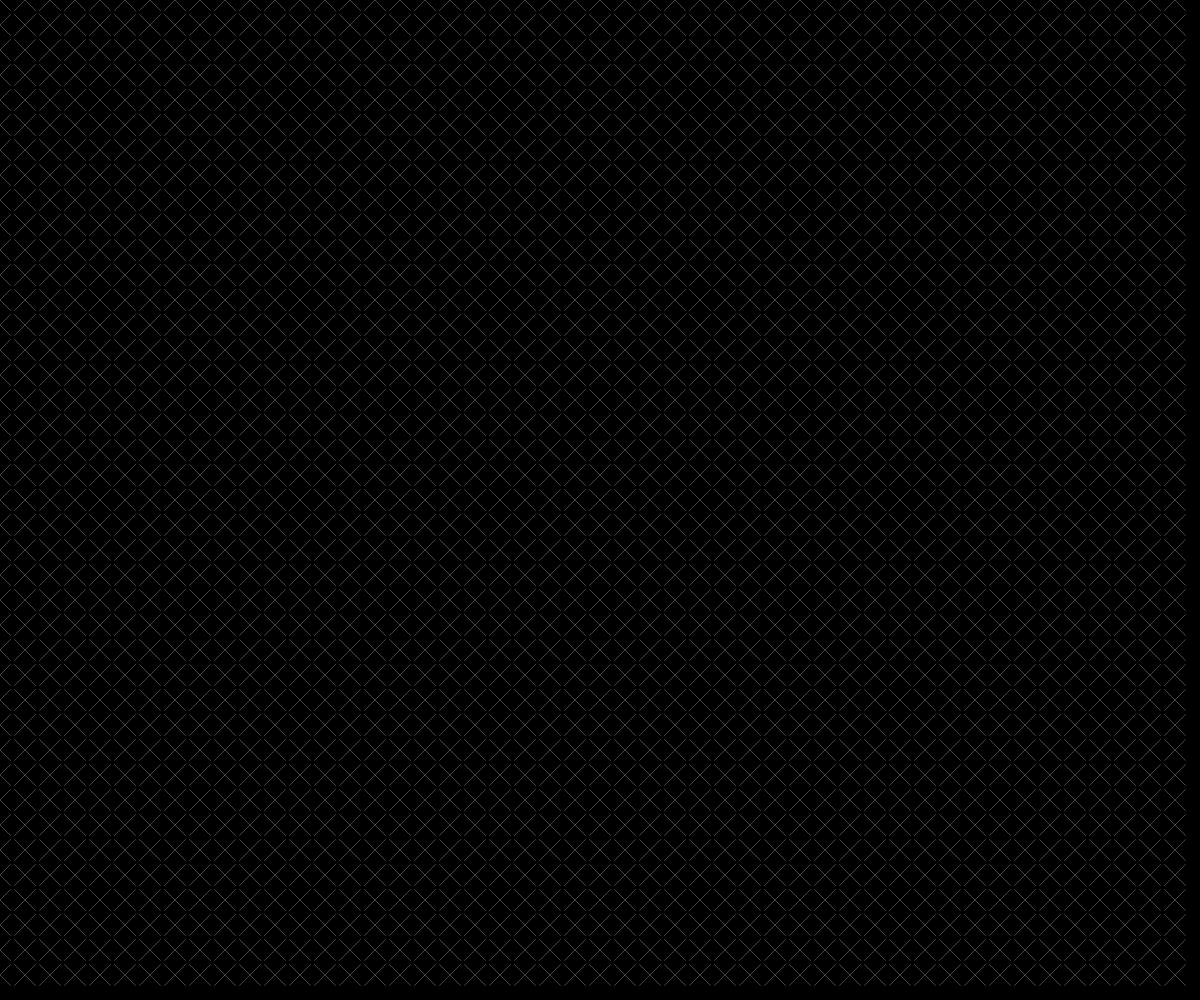
Frame 1 (no input)
Frame 60 (no input): identical to frame 1, image omitted
Frame 120 (the mouse pressed at the canvas centre since frame 60): identical to frame 1, image omitted

The p5.js sketch that drew this single still picture (run headless with seeded random() and noise() and a simulated clock; from frame 60 on, the mouse is pressed at the canvas centre):

// p5.js sketch
// ── sketch.js
let blocks = [];
let rows;
let cols;
let size = 25;
let offset = 4;
let distMouse = 20;

function setup() {
  createCanvas(window.innerWidth, window.innerHeight);
  rectMode(CENTER);
  angleMode(DEGREES);
  cols = width / size;
  rows = height / size;

  for (let i = 0; i < cols; i++) {
    blocks[i] = [];
    for (let j = 0; j < rows; j++) {
      blocks[i][j] = new Block(i * size, j * size);
    }
  }
}

function draw() {
  background(0);
  for (let i = 0; i < cols; i++) {
    for (let j = 0; j < rows; j++) {
      blocks[i][j].move();
      blocks[i][j].display();
    }
  }
}

// ── block.js
class Block {
  constructor(x, y) {
    this.x = x;
    this.y = y;
    this.angle = 0;
    this.colour = 70;
    // this.text_colour = 255;
  }

  display() {
    noFill();
    stroke(this.colour);
    push();
    translate(this.x, this.y);
    rotate(this.angle);

    if (this.angle > 0 && this.angle < 45) {
      this.drawCirc();
      this.drawRect();
    } else {
      this.drawX();
    }
    pop();
  }

  move() {
    let distance;
    if (pmouseX - mouseX != 0 || pmouseY - mouseY != 0) {
      distance = dist(mouseX, mouseY, this.x, this.y);
      if (distance < distMouse) {
        this.angle += 3;
        this.colour = 255;
      }
    }

    if (this.angle > 0 && this.angle < 90) {
      this.angle += 3;
      if (this.colour > 70) {
        this.colour -= 3;
      }
    } else {
      this.angle = 0;
      this.colour = 70;
    }
  }

  drawRect() {
    rect(0, 0, size - offset, size - offset);
  }

  drawCirc() {
    circle(0, 0, size);
  }

  drawX() {
    let margin = -size / 2;
    line(
      margin + offset / 2,
      margin + offset / 2,
      margin + size - offset / 2,
      margin + size - offset / 2
    );
    line(
      margin + size - offset / 2,
      margin + offset / 2,
      margin + offset / 2,
      margin + size - offset / 2
    );
  }
}
